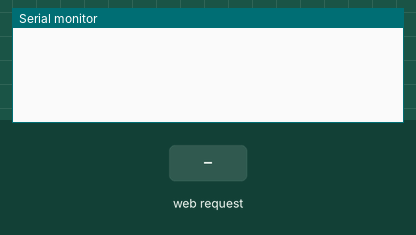
The sketch below on a simulated ESP8266 (NodeMCU). Parts: the last lines printed to the serial monitor. The test bench sets the inputs (shaded band).

Above: at 1.7 s.
1.8 s: HTTP request GET /lift_up received
At 2.9 s:
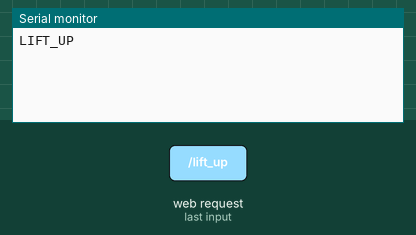
3.3 s: HTTP request GET /lift_down received
At 4.0 s:
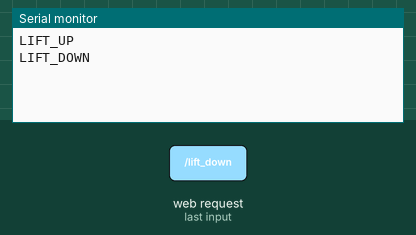
4.8 s: HTTP request GET /stop received
At 5.2 s:
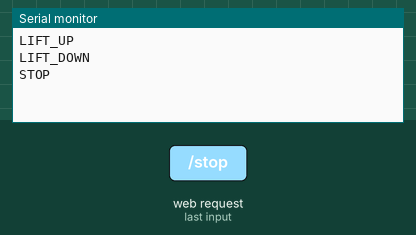
6.3 s: HTTP request GET /drive_dist?d=1 received
At 7.5 s:
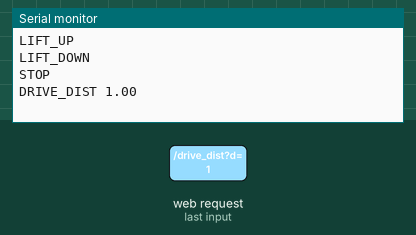
7.8 s: HTTP request GET /turn?angle=1 received
At 8.7 s:
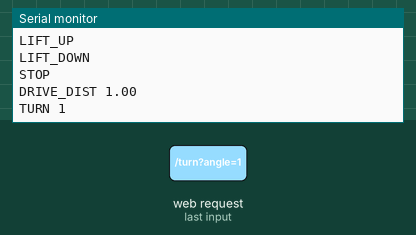
9.3 s: HTTP request GET /drive_dist?d=1&pwm=1&angle=1 received
At 9.8 s:
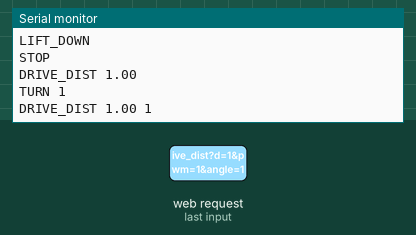

The sketch:

esp8266_robot_ap.ino
```cpp
/*
 * ESP8266 (ESP-01) — точка доступа Wi‑Fi для управления роботом.
 * Подключение: ESP TX → RX робота (Arduino pin 0), общий GND.
 * Робот должен работать на 115200 бод (test2.ino).
 * Команды: DRIVE_DIST, TURN, LIFT_UP, LIFT_DOWN, STOP — в формате Serial строки с \n.
 */

#include <ESP8266WiFi.h>
#include <ESP8266WebServer.h>

// Параметры точки доступа
const char* ap_ssid     = "RobotAP";
const char* ap_password = "12345678";  // минимум 8 символов

ESP8266WebServer server(80);

// Скорость Serial — как у робота
const unsigned long ROBOT_BAUD = 115200;

void sendToRobot(const char* cmd) {
  Serial.print(cmd);
  Serial.write('\n');  // только \n — робот читает до \n
  Serial.flush();      // дождаться отправки всех байт
  delay(20);           // дать роботу время принять строку
}

void handleRoot() {
  server.send(200, "text/html; charset=utf-8", getHtml());
}

void handleLiftUp() {
  sendToRobot("LIFT_UP");
  server.send(200, "text/plain", "LIFT_UP");
}

void handleLiftDown() {
  sendToRobot("LIFT_DOWN");
  server.send(200, "text/plain", "LIFT_DOWN");
}

void handleStop() {
  sendToRobot("STOP");
  server.send(200, "text/plain", "OK");
}

void handleDriveDist() {
  if (!server.hasArg("d")) {
    server.send(400, "text/plain", "d (meters) required");
    return;
  }
  float d = server.arg("d").toFloat();
  if (fabs(d) < 0.01f) {
    server.send(400, "text/plain", "|d| must be >= 0.01");
    return;
  }
  char buf[64];
  if (server.hasArg("pwm")) {
    int pwm = server.arg("pwm").toInt();
    pwm = constrain(pwm, 1, 255);
    snprintf(buf, sizeof(buf), "DRIVE_DIST %.2f %d", d, pwm);
  } else {
    snprintf(buf, sizeof(buf), "DRIVE_DIST %.2f", d);
  }
  sendToRobot(buf);
  server.send(200, "text/plain", buf);
}

void handleTurn() {
  if (!server.hasArg("angle")) {
    server.send(400, "text/plain", "angle (degrees) required");
    return;
  }
  float angle = server.arg("angle").toFloat();
  char buf[64];
  if (server.hasArg("pwm")) {
    int pwm = server.arg("pwm").toInt();
    pwm = constrain(pwm, 1, 255);
    snprintf(buf, sizeof(buf), "TURN %.0f %d", angle, pwm);
  } else {
    snprintf(buf, sizeof(buf), "TURN %.0f", angle);
  }
  sendToRobot(buf);
  server.send(200, "text/plain", buf);
}

void handlePwm() {
  if (!server.hasArg("la") || !server.hasArg("lb") || !server.hasArg("ra") || !server.hasArg("rb")) {
    server.send(400, "text/plain", "la lb ra rb required");
    return;
  }
  char buf[64];
  snprintf(buf, sizeof(buf), "SET_PWM %s %s %s %s",
           server.arg("la").c_str(), server.arg("lb").c_str(),
           server.arg("ra").c_str(), server.arg("rb").c_str());
  sendToRobot(buf);
  server.send(200, "text/plain", "OK");
}

String getHtml() {
  return R"raw(
<!DOCTYPE html>
<html>
<head>
  <meta charset="utf-8">
  <meta name="viewport" content="width=device-width, initial-scale=1">
  <title>Робот — управление</title>
  <style>
    body { font-family: sans-serif; max-width: 320px; margin: 20px auto; padding: 10px; }
    h1 { font-size: 1.2em; }
    label { display: block; margin-top: 10px; }
    input { width: 100%; padding: 8px; box-sizing: border-box; }
    button { margin-top: 12px; padding: 10px 16px; width: 100%; font-size: 1em; }
    .go { background: #2e7d32; color: white; border: none; }
    .stop { background: #c62828; color: white; border: none; margin-top: 8px; }
    .hint { font-size: 0.85em; color: #666; margin-top: 4px; }
  </style>
</head>
<body>
  <h1>На расстояние (по времени)</h1>
  <label>Расстояние (м): <input type="number" id="dist" step="0.1" value="1"></label>
  <p class="hint">>0 вперёд, &lt;0 назад.</p>
  <label>PWM (1–255, по умолч. 150): <input type="number" id="pwm" min="1" max="255" placeholder="150"></label>
  <p class="hint">При PWM 150: 1 м за ~2 с.</p>
  <div style="display: flex; gap: 8px;">
    <button class="go" style="flex: 1;" onclick="driveDist(1)">Вперёд</button>
    <button class="go" style="flex: 1;" onclick="driveDist(-1)">Назад</button>
  </div>
  <button class="go" style="margin-top: 8px;" onclick="driveDistFromInput()">Ехать на N м</button>

  <h1 style="margin-top: 24px;">Повороты</h1>
  <p class="hint">При 150/-150: 90° за 500 мс. &gt;0 влево, &lt;0 вправо.</p>
  <label>Угол (град): <input type="number" id="angle" step="15" value="90" placeholder="90"></label>
  <label>PWM (необяз.): <input type="number" id="turnPwm" min="1" max="255" placeholder="150"></label>
  <div style="display: flex; gap: 8px; margin-top: 8px;">
    <button class="go" style="flex: 1;" onclick="turn(-90)">→ 90°</button>
    <button class="go" style="flex: 1;" onclick="turn(90)">← 90°</button>
  </div>
  <div style="display: flex; gap: 8px; margin-top: 4px;">
    <button class="go" style="flex: 1;" onclick="turn(-45)">→ 45°</button>
    <button class="go" style="flex: 1;" onclick="turn(45)">← 45°</button>
  </div>
  <button class="go" style="margin-top: 8px;" onclick="turnByInput()">Повернуть на угол</button>

  <h1 style="margin-top: 24px;">Подъём груза</h1>
  <div style="display: flex; gap: 8px;">
    <button class="go" style="flex: 1;" onclick="liftUp()">Поднять</button>
    <button class="go" style="flex: 1;" onclick="liftDown()">Опустить</button>
  </div>

  <button class="stop" onclick="stop()">Стоп</button>
  <p id="msg"></p>
  <script>
    function liftUp() {
      document.getElementById('msg').textContent = 'Подъём...';
      fetch('/lift_up')
        .then(function(r){ if (!r.ok) throw new Error(r.status); return r.text(); })
        .then(function(t){ document.getElementById('msg').textContent = 'Отправлено: ' + t; })
        .catch(function(){ document.getElementById('msg').textContent = 'Ошибка связи'; });
    }
    function liftDown() {
      document.getElementById('msg').textContent = 'Опускание...';
      fetch('/lift_down')
        .then(function(r){ if (!r.ok) throw new Error(r.status); return r.text(); })
        .then(function(t){ document.getElementById('msg').textContent = 'Отправлено: ' + t; })
        .catch(function(){ document.getElementById('msg').textContent = 'Ошибка связи'; });
    }
    function driveDist(sign) {
      var d = document.getElementById('dist').value;
      var pwm = document.getElementById('pwm').value;
      var v = sign ? sign * Math.abs(parseFloat(d) || 1) : parseFloat(d);
      if (!isFinite(v) || Math.abs(v) < 0.01) { document.getElementById('msg').textContent = 'Расстояние |d| >= 0.01'; return; }
      document.getElementById('msg').textContent = 'Отправляю...';
      var url = '/drive_dist?d=' + encodeURIComponent(v);
      if (pwm) url += '&pwm=' + encodeURIComponent(pwm);
      fetch(url)
        .then(function(r){ if (!r.ok) throw new Error(r.status); return r.text(); })
        .then(function(t){ document.getElementById('msg').textContent = 'Отправлено: ' + t; })
        .catch(function(){ document.getElementById('msg').textContent = 'Ошибка связи'; });
    }
    function driveDistFromInput() { driveDist(0); }
    function turn(angle) {
      document.getElementById('msg').textContent = 'Поворот ' + angle + '°...';
      var url = '/turn?angle=' + angle;
      fetch(url)
        .then(function(r){ if (!r.ok) throw new Error(r.status); return r.text(); })
        .then(function(t){ document.getElementById('msg').textContent = 'Отправлено: ' + t; })
        .catch(function(){ document.getElementById('msg').textContent = 'Ошибка связи'; });
    }
    function turnByInput() {
      var angle = document.getElementById('angle').value;
      var pwm = document.getElementById('turnPwm').value;
      if (!angle) { document.getElementById('msg').textContent = 'Введите угол'; return; }
      document.getElementById('msg').textContent = 'Поворот...';
      var url = '/turn?angle=' + encodeURIComponent(angle);
      if (pwm) url += '&pwm=' + encodeURIComponent(pwm);
      fetch(url)
        .then(function(r){ if (!r.ok) throw new Error(r.status); return r.text(); })
        .then(function(t){ document.getElementById('msg').textContent = 'Отправлено: ' + t; })
        .catch(function(){ document.getElementById('msg').textContent = 'Ошибка связи'; });
    }
    function stop() {
      document.getElementById('msg').textContent = 'Отправляю STOP...';
      fetch('/stop').then(function(r){ return r.text(); })
        .then(function(t){ document.getElementById('msg').textContent = 'Отправлено: STOP'; })
        .catch(function(){ document.getElementById('msg').textContent = 'Ошибка связи'; });
    }
  </script>
</body>
</html>
)raw";
}

void setup() {
  Serial.begin(ROBOT_BAUD);
  delay(500);

  WiFi.mode(WIFI_AP);
  WiFi.softAP(ap_ssid, ap_password);
  IPAddress ip = WiFi.softAPIP();

  server.on("/", handleRoot);
  server.on("/drive_dist", handleDriveDist);
  server.on("/turn", handleTurn);
  server.on("/lift_up", handleLiftUp);
  server.on("/lift_down", handleLiftDown);
  server.on("/stop", handleStop);
  server.on("/pwm", handlePwm);
  server.begin();
}

void loop() {
  server.handleClient();
}
```

Measured:
- after the input at 1.8 s, the serial monitor: prints a new line at once (image 1)
- after the input at 3.3 s, the serial monitor: prints a new line at once (image 2)
- after the input at 4.8 s, the serial monitor: prints a new line at once (image 3)
- after the input at 6.3 s, the serial monitor: prints a new line at once (image 4)
- after the input at 7.8 s, the serial monitor: prints a new line at once (image 5)
- after the input at 9.3 s, the serial monitor: prints a new line at once (image 6)
